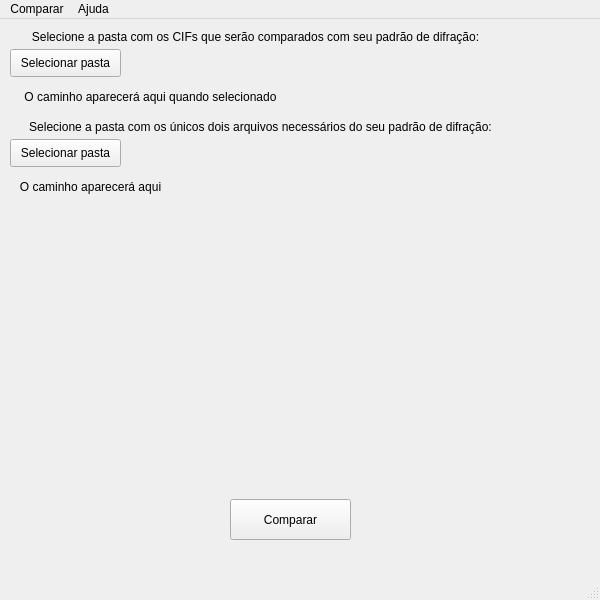
<?xml version="1.0" encoding="UTF-8"?>
<ui version="4.0">
 <class>MainWindow</class>
 <widget class="QMainWindow" name="MainWindow">
  <property name="geometry">
   <rect>
    <x>0</x>
    <y>0</y>
    <width>600</width>
    <height>600</height>
   </rect>
  </property>
  <property name="windowTitle">
   <string>MainWindow</string>
  </property>
  <widget class="QWidget" name="centralwidget">
   <widget class="QLabel" name="label">
    <property name="geometry">
     <rect>
      <x>10</x>
      <y>10</y>
      <width>491</width>
      <height>16</height>
     </rect>
    </property>
    <property name="text">
     <string>Selecione a pasta com os CIFs que serão comparados com seu padrão de difração:</string>
    </property>
    <property name="alignment">
     <set>Qt::AlignCenter</set>
    </property>
   </widget>
   <widget class="QPushButton" name="pushButton">
    <property name="geometry">
     <rect>
      <x>10</x>
      <y>30</y>
      <width>111</width>
      <height>28</height>
     </rect>
    </property>
    <property name="text">
     <string>Selecionar pasta</string>
    </property>
   </widget>
   <widget class="QLabel" name="label_2">
    <property name="geometry">
     <rect>
      <x>10</x>
      <y>100</y>
      <width>501</width>
      <height>16</height>
     </rect>
    </property>
    <property name="text">
     <string>Selecione a pasta com os únicos dois arquivos necessários do seu padrão de difração:</string>
    </property>
    <property name="alignment">
     <set>Qt::AlignCenter</set>
    </property>
   </widget>
   <widget class="QLabel" name="label_3">
    <property name="geometry">
     <rect>
      <x>10</x>
      <y>70</y>
      <width>281</width>
      <height>16</height>
     </rect>
    </property>
    <property name="text">
     <string>O caminho aparecerá aqui quando selecionado</string>
    </property>
    <property name="alignment">
     <set>Qt::AlignCenter</set>
    </property>
   </widget>
   <widget class="QPushButton" name="pushButton_2">
    <property name="geometry">
     <rect>
      <x>10</x>
      <y>120</y>
      <width>111</width>
      <height>28</height>
     </rect>
    </property>
    <property name="text">
     <string>Selecionar pasta</string>
    </property>
   </widget>
   <widget class="QLabel" name="label_4">
    <property name="geometry">
     <rect>
      <x>10</x>
      <y>160</y>
      <width>161</width>
      <height>16</height>
     </rect>
    </property>
    <property name="text">
     <string>O caminho aparecerá aqui</string>
    </property>
    <property name="alignment">
     <set>Qt::AlignCenter</set>
    </property>
   </widget>
   <widget class="QPushButton" name="pushButton_3">
    <property name="geometry">
     <rect>
      <x>230</x>
      <y>480</y>
      <width>121</width>
      <height>41</height>
     </rect>
    </property>
    <property name="text">
     <string>Comparar</string>
    </property>
   </widget>
  </widget>
  <widget class="QMenuBar" name="menubar">
   <property name="geometry">
    <rect>
     <x>0</x>
     <y>0</y>
     <width>600</width>
     <height>26</height>
    </rect>
   </property>
   <widget class="QMenu" name="menuComparar">
    <property name="title">
     <string>Comparar</string>
    </property>
   </widget>
   <widget class="QMenu" name="menuAjuda">
    <property name="title">
     <string>Ajuda</string>
    </property>
   </widget>
   <addaction name="menuComparar"/>
   <addaction name="menuAjuda"/>
  </widget>
  <widget class="QStatusBar" name="statusbar"/>
 </widget>
 <resources/>
 <connections/>
</ui>
